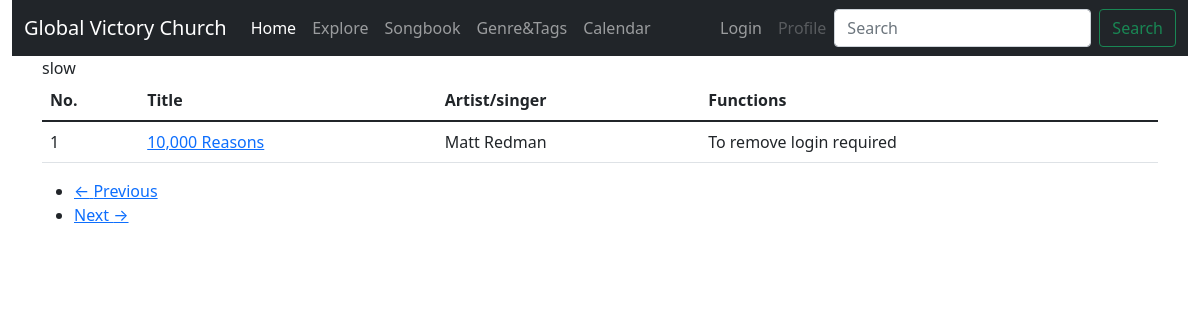
The page /tag_songlist?tagid=1 on the database its author committed.
### app/models.py (models this page shows, shortened)
class Tag(db.Model):
    id = db.Column(db.Integer, primary_key=True)
    name = db.Column(db.String)

class Song(db.Model):
    id = db.Column(db.Integer, primary_key=True)
    title = db.Column(db.String(255), index=True)
    singer = db.Column(db.String(140), index=True)
    info = db.Column(db.String(140))
    key = db.Column(db.Integer)
    lyrics = db.Column(db.Text)
    language = db.Column(db.Integer)
    timestamp = db.Column(db.DateTime, index=True, default=datetime.utcnow)
    user_id = db.Column(db.Integer, db.ForeignKey('user.id'))
    inlist = db.relationship('ListItems', backref='song', lazy='dynamic')
    tags = db.relationship('Tag', secondary=songtags,
                           backref=db.backref('songs', lazy='dynamic'), lazy='dynamic')
    translated = db.relationship(
        'Song', secondary=translation,
        primaryjoin=(translation.c.song_id == id),
        secondaryjoin=(translation.c.translated_id == id),
        backref=db.backref('translation', lazy='dynamic'), lazy='dynamic')
    media = db.relationship('Mlinks', secondary=medialinks,
                           backref=db.backref('songs', lazy='dynamic'), lazy='dynamic')

### app/routes.py (the view)
@app.route('/tag_songlist')
def tag_songlist():
    tagid = request.args.get('tagid', type=int)
    tag = Tag.query.filter_by(id=tagid).first_or_404()
    page = request.args.get('page', 1, type=int)
    songs = tag.songs.order_by(Song.title).paginate(
        page=page, per_page=app.config['ITEMS_PER_PAGE'], error_out=False)
    next_url = url_for('tag_songlist', tagid=tag.id, page=songs.next_num) \
        if songs.has_next else None
    prev_url = url_for('tag_songlist', tagid=tag.id, page=songs.prev_num) \
        if songs.has_prev else None
    form = EmptyForm()
    return render_template('tag_songlist.html', tag=tag, songs=songs.items,
                            next_url=next_url, prev_url=prev_url, form=form)

### app/forms.py
class EmptyForm(FlaskForm):
    submit = SubmitField('Submit')

### app/routes.py (called while the page is built)
@app.before_request
def before_request():
    if current_user.is_authenticated:
        current_user.last_seen = datetime.utcnow()
        db.session.commit()

### app/templates/tag_songlist.html
{% extends "base.html" %}
{% block app_content %}
<div class="row">
	<div class="col-9">{{ tag.name }}</div>
</div>
<div class="row">
		<div class="col">
			<table class="table table-hover">
			<thead>
			  <tr>
				 <th>No.</th>
				 <th>Title</th>
				 <th>Artist/singer</th>
				 <th>Functions</th>
			  </tr>
			</thead>
			<tbody>
			{% for song in songs %}
				<tr valign="top">
					<td>{{ song.id }}</td>
					<td><a href="{{ url_for('.view_song', id=song.id) }}">{{ song.title }}</a></td>
					<td>{{ song.singer }}</td>
					<td>
					{% if current_user.is_anonymous %}
					To remove login required
					{% else %}
					<form action="{{ url_for('.untag', tagid=tag.id, songid=song.id) }}" method="post">
						{{ form.hidden_tag() }}
						{{ form.submit(value='Remove') }}
					</form>
					{% endif %}
					</td>
				</tr>
			{% endfor %}
			</tbody>
			</table>
		<nav aria-label="...">
			<ul class="pager">
				<li class="previous{% if not prev_url %} disabled{% endif %}">
					<a href="{{ prev_url or '#' }}">
						<span aria-hidden="true">&larr;</span> Previous
					</a>
				</li>
				<li class="next{% if not next_url %} disabled{% endif %}">
					<a href="{{ next_url or '#' }}">
						Next <span aria-hidden="true">&rarr;</span>
					</a>
				</li>
			</ul>
		</nav>
		</div>
	</div>
{% endblock %}

### rows shown on the page
Tag: name "slow"
Song: id "1", title "10,000 Reasons", singer "Matt Redman"
